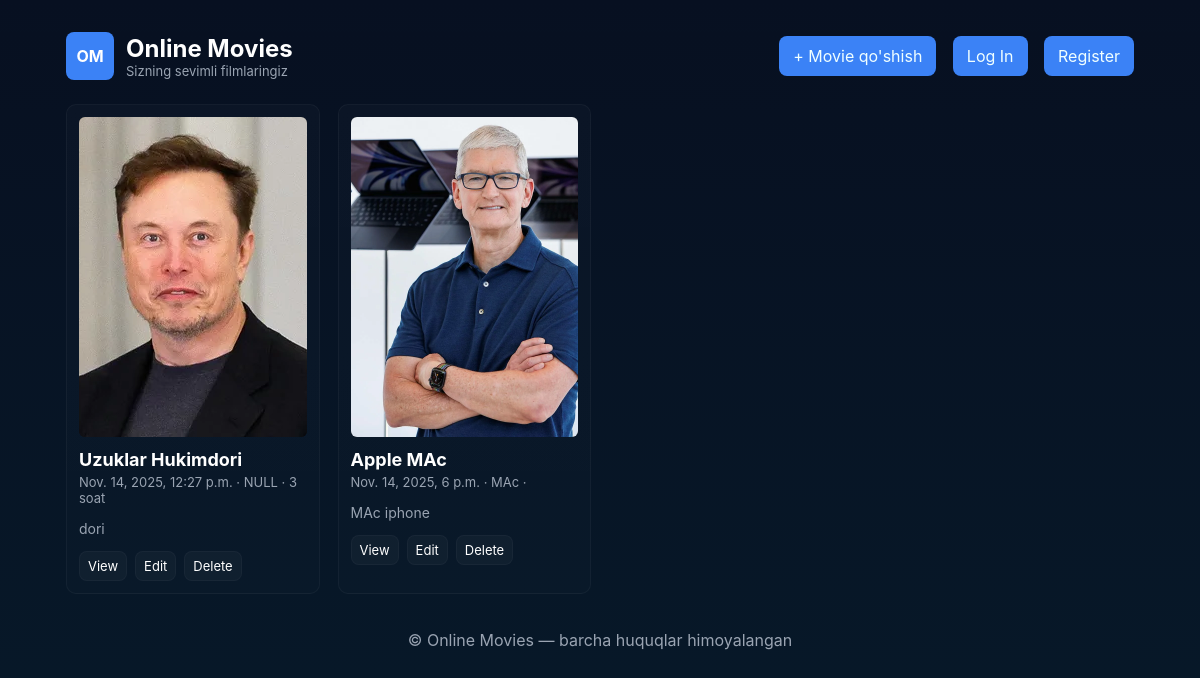
The app's page /, older data.
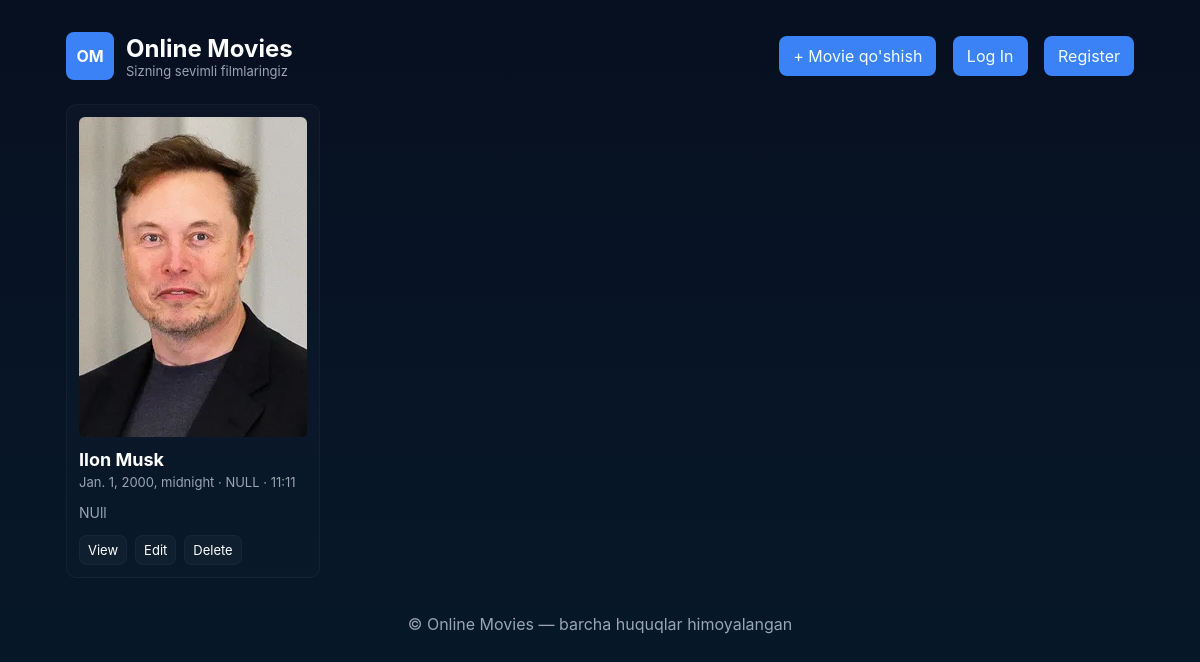
The same page, newer data.
### movie/models.py (models this page shows, shortened)
class Movie(models.Model):
    title = models.CharField(max_length=100)
    desc = models.TextField()
    genre = models.CharField()
    date = models.DateTimeField()
    image = models.FileField(upload_to="movie/",blank=True,null=True)
    author = models.CharField(max_length=100,blank=True,null=True)
    duration = models.CharField(max_length=10,blank=True,null=True)

### movie/views.py (the view, shortened to what this page needs)
# urls.py: path('',index,name='home'),
def index(request):
    context = {
        'data': Movie.objects.all()
              }
    return render(request,'index.html',context=context)

### movie/templates/index.html (shortened to what this page needs)
<!doctype html>
<html lang="uz">
<head>
    {% load static %}
<link rel="stylesheet" href="{% static 'style.css' %}">
</head>
<body>
<div class="container">
<div class="header">
<div class="brand">
<div class="logo">OM</div>
<div>
<h2 style="margin:0">Online Movies</h2>
<div style="color:var(--muted);font-size:13px">Sizning sevimli filmlaringiz</div>
</div>
</div>
<div class="nav">
<a class="button" style="color: azure;" href="{% url 'create' %}">+ Movie qo'shish</a>
<a class="button" style="color: azure;" href="{% url 'login' %}">Log In</a>
<a class="button" style="color: azure;" href="{% url 'register' %}">Register</a>
</div>
</div>
<div class="grid">
 {% for movie in data  %}
 <div class="card">
<img class="poster" src="{{movie.image.url}}" alt="Poster">
<h3>{{movie.title}}</h3>
<div class="meta">{{movie.date}} · {{movie.genre}} · {{movie.duration}}</div>
<p style="color:var(--muted);font-size:14px">{{movie.desc}}</p>
<div class="actions">
<a class="small-btn" href="{% url 'detail' movie.id %}">View</a>
<a class="small-btn" href="{% url 'update' movie.id %}">Edit</a>
<a class="small-btn" href="{% url 'delete' movie.id %}">Delete</a>
</div>
</div>
 {% empty %}
 <h1 style="font-size: large; color: red;">Sizda Kinolar Yoq </h1>
 {% endfor %}
</div>
<div class="footer">© Online Movies — barcha huquqlar himoyalangan</div>
</div>
</body>
</html>

Row changes from the older to the newer data that the page shows:
removed Movie: image (picture), title "Uzuklar Hukimdori", date "Nov. 14, 2025, 12:27 p.m.", genre "NULL", duration "3 soat", desc "dori"
removed Movie: image (picture), title "Apple MAc", date "Nov. 14, 2025, 6 p.m.", genre "MAc", desc "MAc iphone"
added Movie: image (picture), title "Ilon Musk", date "Jan. 1, 2000, midnight", genre "NULL", duration "11:11", desc "NUll"
